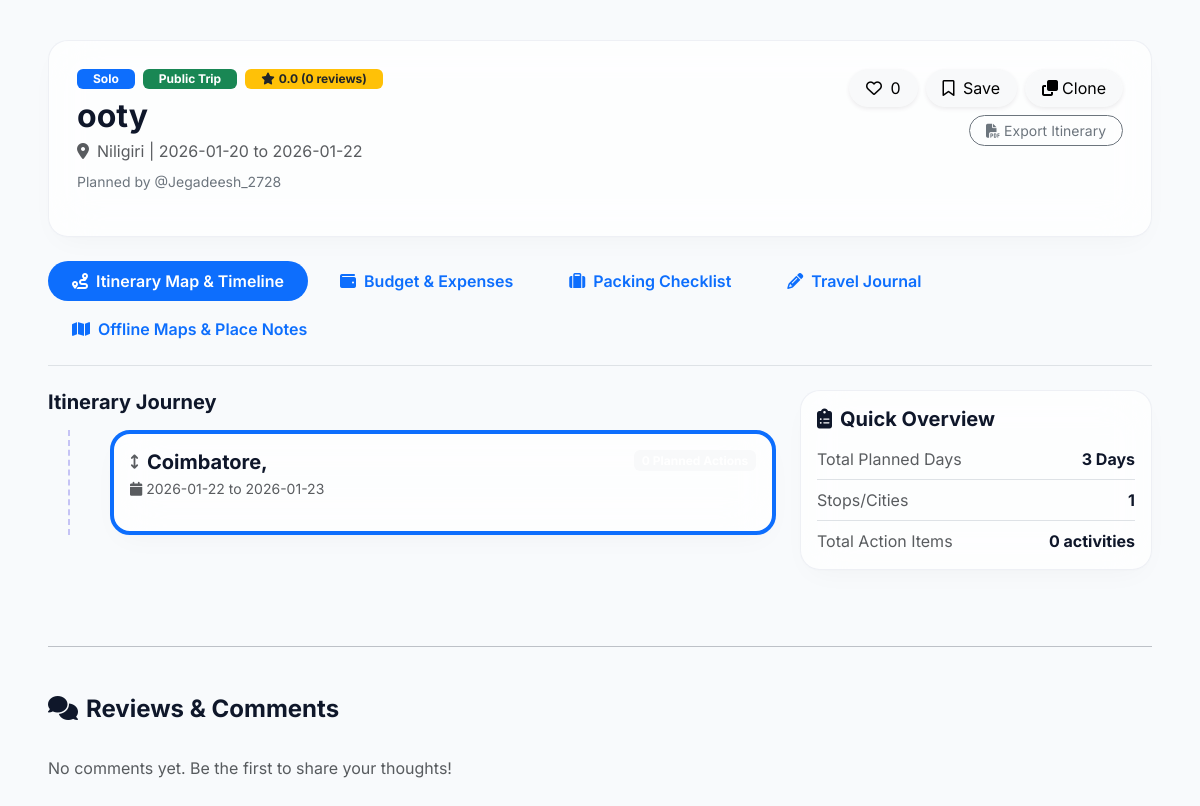
Page /trip/1 on the earlier database version.
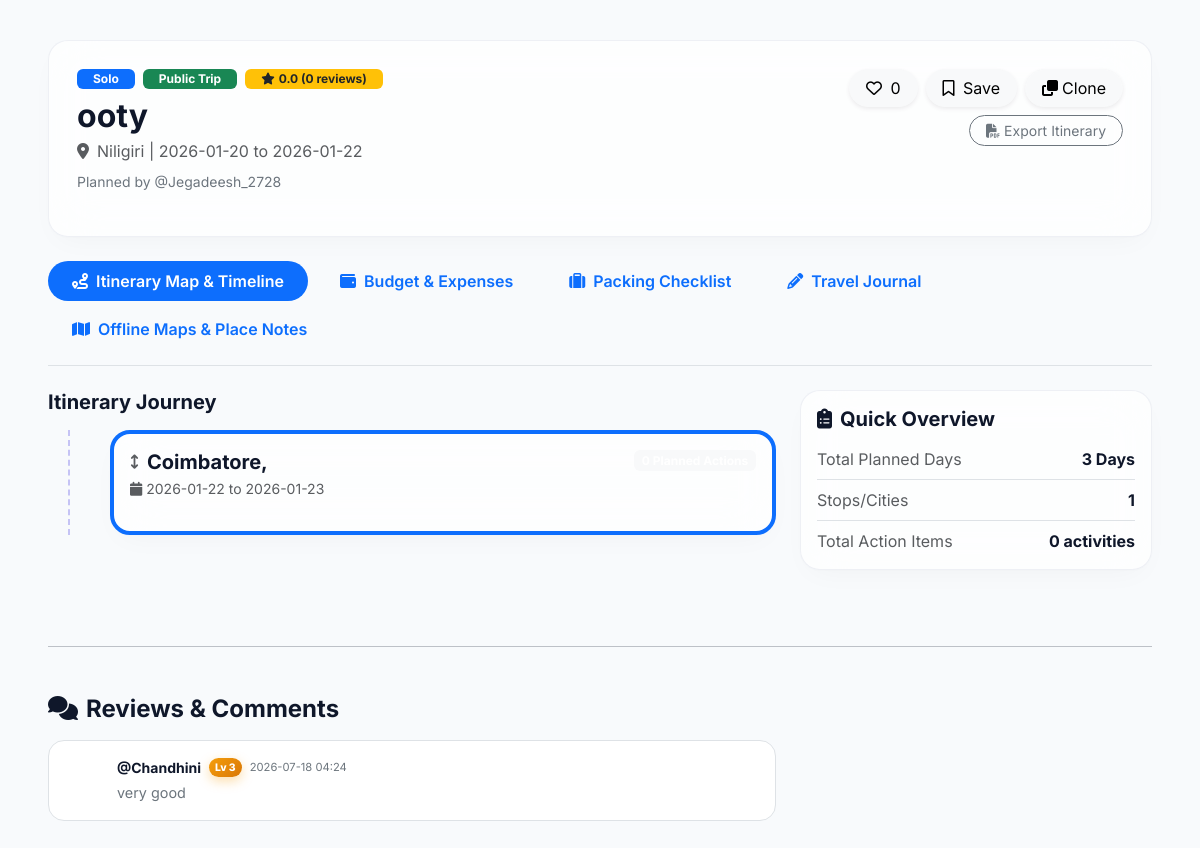
Same page on the later database version.
### app.py/app.py (models this page shows)
class Stop(db.Model):
    id = db.Column(db.Integer, primary_key=True)
    trip_id = db.Column(db.Integer, db.ForeignKey('trip.id'), nullable=False)
    city_id = db.Column(db.Integer, db.ForeignKey('city.id'), nullable=False)
    arrival = db.Column(db.Date, nullable=True)
    depart = db.Column(db.Date, nullable=True)
    ord = db.Column(db.Integer, default=0)
    city = db.relationship('City')
    activities = db.relationship('Activity', backref='stop', lazy=True, cascade="all, delete-orphan")

class City(db.Model):
    id = db.Column(db.Integer, primary_key=True)
    name = db.Column(db.String(150), nullable=False)
    country = db.Column(db.String(150), nullable=True)
    cost_index = db.Column(db.Float, default=1.0)
    popularity = db.Column(db.Integer, default=0)

class Comment(db.Model):
    id = db.Column(db.Integer, primary_key=True)
    user_id = db.Column(db.Integer, db.ForeignKey('user.id'), nullable=False)
    trip_id = db.Column(db.Integer, db.ForeignKey('trip.id'), nullable=False)
    content = db.Column(db.Text, nullable=False)
    created_at = db.Column(db.DateTime, default=datetime.utcnow)
    user = db.relationship('User', backref='comments')

class User(UserMixin, db.Model):
    id = db.Column(db.Integer, primary_key=True)
    username = db.Column(db.String(150), unique=True, nullable=False)
    email = db.Column(db.String(150), unique=True, nullable=False)
    password = db.Column(db.String(150), nullable=False)
    is_admin = db.Column(db.Boolean, default=False)
    xp = db.Column(db.Integer, default=0)
    level = db.Column(db.Integer, default=1)
    points = db.Column(db.Integer, default=0)
    trips = db.relationship('Trip', backref='author', lazy=True, cascade="all, delete-orphan")
    achievements = db.relationship('UserAchievement', backref='user', lazy=True, cascade="all, delete-orphan")
    notifications = db.relationship('Notification', backref='user', lazy=True, cascade="all, delete-orphan")
    chat_messages = db.relationship('ChatMessage', backref='user', lazy=True, cascade="all, delete-orphan")
    documents = db.relationship('UploadedDocument', backref='user', lazy=True, cascade="all, delete-orphan")
    journal_entries = db.relationship('JournalEntry', backref='user', lazy=True, cascade="all, delete-orphan")

### app.py/app.py (the view, shortened to what this page needs)
@app.route('/trip/<int:trip_id>')
def view_trip(trip_id):
    trip = Trip.query.get_or_404(trip_id)
    if not trip.is_public and (not current_user.is_authenticated or trip.user_id != current_user.id):
        flash("You do not have permission to view this trip.")
        return redirect(url_for('dashboard'))
    section_cost = sum((s.budget or 0) for s in trip.sections)
    activity_cost = sum((a.cost or 0) for stop in trip.stops for a in stop.activities)
    expense_cost = sum((e.amount or 0) for e in trip.expenses)
    total_cost = section_cost + activity_cost + expense_cost
    budget_status = None
    health_score = 100
    category_summary = {}
    for stop in trip.stops:
        for act in stop.activities:
            cat = act.category or "Activities"
            category_summary[cat] = category_summary.get(cat, 0.0) + (act.cost or 0.0)
    for exp in trip.expenses:
        cat = exp.category or "Others"
        category_summary[cat] = category_summary.get(cat, 0.0) + (exp.amount or 0.0)
    for sec in trip.sections:
        category_summary["Sections"] = category_summary.get("Sections", 0.0) + (sec.budget or 0.0)
    sorted_stops = sorted(trip.stops, key=lambda x: x.ord or 0)
    comments = Comment.query.filter_by(trip_id=trip.id).order_by(Comment.created_at.desc()).all()
    ratings = Rating.query.filter_by(trip_id=trip.id).all()
    avg_rating = sum(r.rating for r in ratings) / len(ratings) if ratings else 0.0
    user_liked = False
    user_bookmarked = False
    if current_user.is_authenticated:
        user_liked = Like.query.filter_by(user_id=current_user.id, trip_id=trip.id).first() is not None
        user_bookmarked = Bookmark.query.filter_by(user_id=current_user.id, trip_id=trip.id).first() is not None
    return render_template('trip_view.html', trip=trip, total_cost=total_cost,
                           budget_status=budget_status, health_score=health_score,
                           section_cost=section_cost, activity_cost=activity_cost,
                           expense_cost=expense_cost, category_summary=category_summary,
                           stops=sorted_stops, comments=comments, avg_rating=avg_rating,
                           ratings_count=len(ratings), user_liked=user_liked,
                           user_bookmarked=user_bookmarked)

### templates/trip_view.html (shortened to what the changed rows need)
{% extends "base.html" %}
{% block content %}
<div class="glass-card mb-4">
    <div class="row align-items-start g-3">
        <div class="col-md-7">
            <h2 class="fw-bold mb-1">{{ trip.name }}</h2>
        </div>
    </div>
</div>
<div class="tab-content" id="tripTabsContent">
    <div class="tab-pane fade show active" id="itinerary" role="tabpanel">
        <div class="row">
            <div class="col-lg-8">
                <div class="timeline-container" id="draggable-stops-container">
                    {% if stops %}
                        {% for stop in stops %}
                        <div class="timeline-item draggable-stop-card glass-card p-3 mb-3 border-start border-primary border-4" data-id="{{ stop.id }}" draggable="true" ondragstart="handleDragStart(event)" ondragover="handleDragOver(event)" ondrop="handleDrop(event)" ondragend="handleDragEnd(event)">
                            <div class="d-flex justify-content-between align-items-start">
                                <div>
                                    <h5 class="fw-bold mb-1 d-flex align-items-center">
                                        <i class="fa-solid fa-arrows-up-down text-muted me-2" style="cursor: grab; font-size:0.9rem"></i>
                                        {{ stop.city.name }}, {{ stop.city.country or '' }}
                                    </h5>
                                    <p class="text-muted small mb-2"><i class="fa-solid fa-calendar me-1"></i>{{ stop.arrival }} to {{ stop.depart }}</p>
                                </div>
                                <span class="badge bg-light text-teal">{{ stop.activities|length }} Planned Actions</span>
                            </div>
                        </div>
                        {% endfor %}
                    {% endif %}
                </div>
            </div>
                        {% set total_activities = namespace(count=0) %}
                        {% for s in trip.stops %}
                            {% set total_activities.count = total_activities.count + s.activities|length %}
                        {% endfor %}
        </div>
    </div>
</div>
<div class="row">
    <div class="col-lg-8">
        <h4 class="fw-bold mb-3"><i class="fa-solid fa-comments text-teal me-2"></i>Reviews & Comments</h4>
        {% for comment in comments %}
        <div class="p-3 bg-white rounded-4 border mb-2 d-flex gap-3">
            <div class="rounded-circle bg-teal text-white d-flex align-items-center justify-content-center fw-bold" style="width:36px; height:36px; min-width:36px">
            </div>
            <div>
                <div class="d-flex align-items-center gap-2">
                    <strong class="small">@{{ comment.user.username }}</strong>
                    <span class="xp-level-badge" style="font-size:0.65rem; padding: 2px 6px;">Lv {{ comment.user.level }}</span>
                    <small class="text-secondary" style="font-size:0.7rem">{{ comment.created_at.strftime('%Y-%m-%d %H:%M') }}</small>
                </div>
                <p class="m-0 mt-1 text-secondary" style="font-size:0.9rem;">{{ comment.content }}</p>
            </div>
        </div>
        {% else %}
        <p class="text-muted py-3">No comments yet. Be the first to share your thoughts!</p>
        {% endfor %}
    </div>
</div>
{% endblock %}

Differences in the rows shown:
added Comment: user.username "Chandhini", user.level "3", created_at "2026-07-18 04:24", content "very good"
Other differences:
text no longer shown: "No comments yet. Be the first to share your thoughts!"
